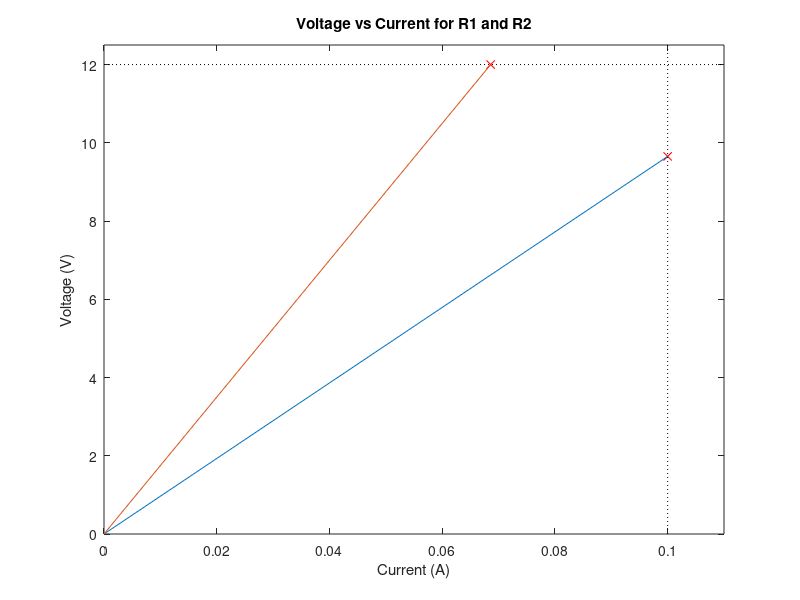

The MATLAB script that drew this image:
i = [.1, .0686];
v = [9.652, 12];

plot(i, v, 'rx'); hold on;
x = [.1, .1];
y = [0, 12.5];
plot(x, y, 'k:');
w = [0, .11];
z = [12, 12];
plot(w, z, 'k:');
hold on;
axis([0 .11 0 12.5]);
xlabel('Current (A)');
ylabel('Voltage (V)');
title('Voltage vs Current for R1 and R2');

s = [0, .1];
t = [0, 9.652];
plot(s, t);
hold on;
m = [0, .0686];
l = [0, 12];
plot(m,l);